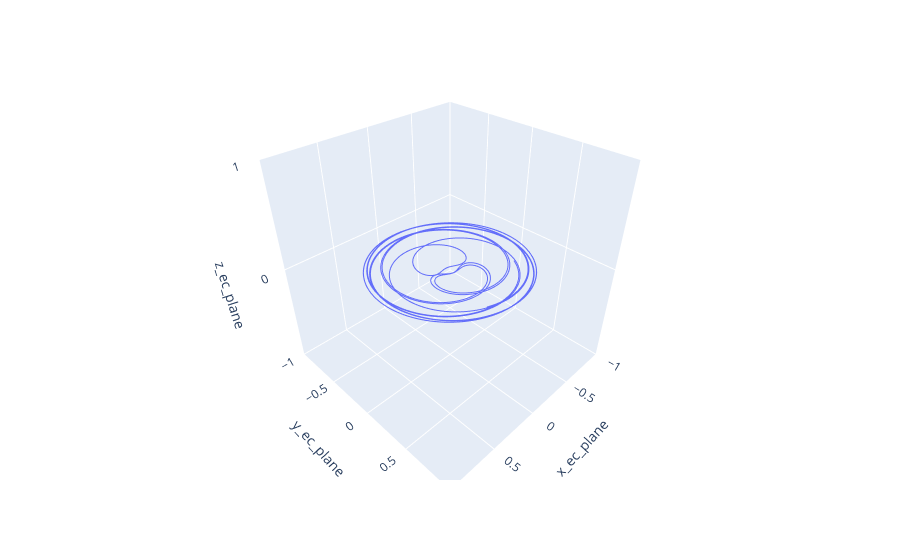

Notebook source saved alongside this figure:
### Code cell
_graph_whole = coordinets_graph.join(PSP_Sdata.set_index("TIME"), on="TIME")
ax = plt.figure().add_subplot(projection='3d')

fig = px.line_3d(_graph_whole, x="x_ec_plane", y="y_ec_plane", z="z_ec_plane", range_x=(-1,1), range_y=(-1,1), range_z=(-1,1))

fig.show()

### Figure 1 — Plotly figure (JSON) as saved in the notebook; plotly's stock layout.template omitted (floating-point values rounded to 4 significant figures; data arrays with more than 128 entries replaced by an {"elided": "..."} marker saying what was removed)
{"data": [{"hovertemplate": "x_ec_plane=%{x}<br>y_ec_plane=%{y}<br>z_ec_plane=%{z}<extra></extra>", "legendgroup": "", "line": {"color": "#636efa", "dash": "solid"}, "marker": {"symbol": "circle"}, "mode": "lines", "name": "", "scene": "scene", "showlegend": false, "type": "scatter3d", "x": {"elided": "7483 float values"}, "y": {"elided": "7483 float values"}, "z": {"elided": "7483 float values"}}], "layout": {"legend": {"tracegroupgap": 0}, "margin": {"t": 60}, "scene": {"domain": {"x": [0, 1], "y": [0, 1]}, "xaxis": {"range": [-1, 1], "title": {"text": "x_ec_plane"}}, "yaxis": {"range": [-1, 1], "title": {"text": "y_ec_plane"}}, "zaxis": {"range": [-1, 1], "title": {"text": "z_ec_plane"}}}}}
